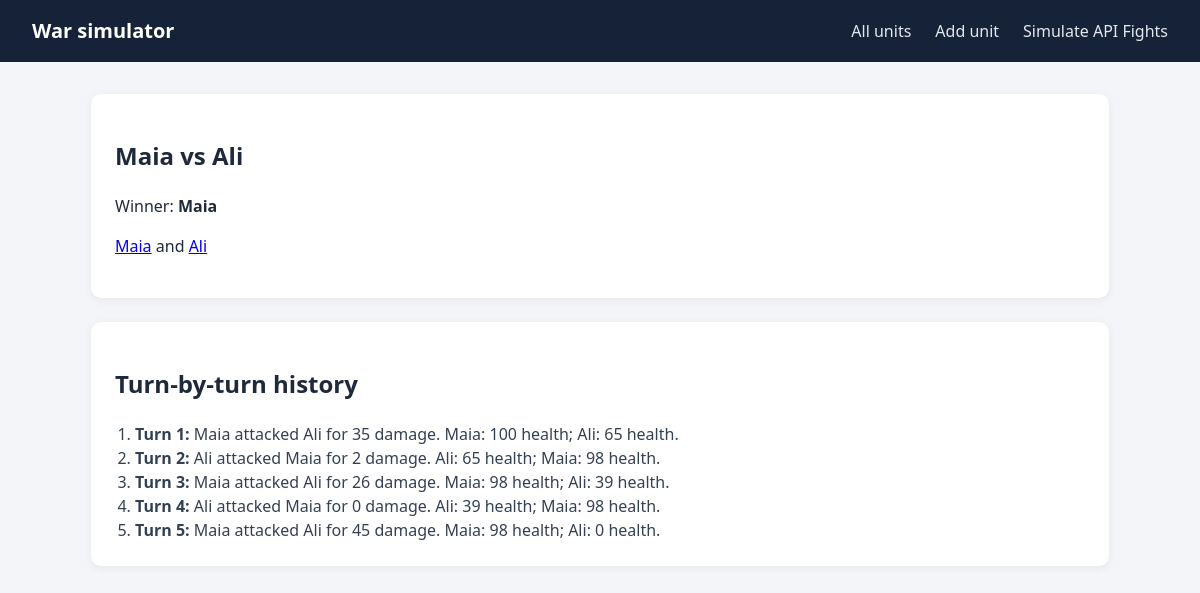
/fight/1/, run on the app's committed database.
### units/models.py (models this page shows, shortened)
class Fight(models.Model):
    external_fight_id = models.PositiveIntegerField(unique=True, null=True, blank=True)
    first_fighter = models.ForeignKey(Fighter, on_delete=models.PROTECT, related_name="fights_started")
    second_fighter = models.ForeignKey(Fighter, on_delete=models.PROTECT, related_name="fights_received")
    winner = models.ForeignKey(
        Fighter, null=True, blank=True, on_delete=models.SET_NULL, related_name="won_fights"
    )
    is_stalemate = models.BooleanField(default=False)
    is_simulated = models.BooleanField(default=True)
    created_at = models.DateTimeField(auto_now_add=True)
    class Meta:
        ordering = ["external_fight_id", "-created_at", "-pk"]

class Fighter(models.Model):
    class UnitType(models.TextChoices):
        INFANTRY = "infantry", "Infantry"
        CANNON = "cannon", "Cannon"
        CAVALRY = "cavalry", "Cavalry"
        KNIGHT = "knight", "Knight"
    class Team(models.TextChoices):
        BLUE = "blue", "Blue"
        RED = "red", "Red"
    external_id = models.PositiveIntegerField(unique=True, null=True, blank=True)
    name = models.CharField(max_length=100)
    age = models.PositiveSmallIntegerField(null=True, blank=True)
    rank = models.CharField(max_length=32, blank=True, default="")
    unit_type = models.CharField(max_length=16, choices=UnitType.choices)
    team = models.CharField(max_length=8, choices=Team.choices)
    health = models.PositiveSmallIntegerField(
        default=100, validators=[MinValueValidator(0), MaxValueValidator(100)]
    )
    attack_points = models.PositiveSmallIntegerField(
        validators=[MinValueValidator(0), MaxValueValidator(50)]
    )
    profile_image_link = models.URLField()
    class Meta:
        ordering = ["name", "pk"]
        constraints = [
            models.CheckConstraint(
                condition=models.Q(health__gte=0) & models.Q(health__lte=100),
                name="fighter_health_range",
            ),
            models.CheckConstraint(
                condition=models.Q(attack_points__gte=0) & models.Q(attack_points__lte=50),
                name="fighter_attack_range",
            ),
        ]

class FightTurn(models.Model):
    fight = models.ForeignKey(Fight, on_delete=models.CASCADE, related_name="turns")
    turn_number = models.PositiveIntegerField()
    attacker = models.ForeignKey(Fighter, on_delete=models.PROTECT, related_name="attacks_made")
    defender = models.ForeignKey(Fighter, on_delete=models.PROTECT, related_name="attacks_received")
    damage = models.PositiveSmallIntegerField()
    attacker_health = models.PositiveSmallIntegerField()
    defender_health = models.PositiveSmallIntegerField()
    class Meta:
        ordering = ["turn_number"]
        constraints = [models.UniqueConstraint(fields=["fight", "turn_number"], name="unique_turn_per_fight")]

### units/views.py (the view)
# urls.py: path("fight/<int:pk>/", views.fight_detail, name="fight_detail"),
def fight_detail(request, pk):
    fight = get_object_or_404(
        Fight.objects.select_related("first_fighter", "second_fighter", "winner"), pk=pk
    )
    turns = FightTurn.objects.filter(fight=fight).select_related("attacker", "defender")
    return render(request, "units/fight_detail.html", {"fight": fight, "turns": turns})

### units/templates/units/fight_detail.html (shortened to what this page needs)
{% extends "units/base.html" %}
{% block content %}
  <section class="panel">
    <h1>{{ fight.first_fighter.name }} vs {{ fight.second_fighter.name }}</h1>
    {% if fight.is_stalemate %}<p>The fight ended in a stalemate because both fighters have zero attack points.</p>{% else %}<p>Winner: <strong>{{ fight.winner.name }}</strong></p>{% endif %}
    <p><a href="{% url 'units:detail' fight.first_fighter.pk %}">{{ fight.first_fighter.name }}</a> and <a href="{% url 'units:detail' fight.second_fighter.pk %}">{{ fight.second_fighter.name }}</a></p>
  </section>
  <section class="panel">
    <h2>Turn-by-turn history</h2>
    <ol class="turns">
      {% for turn in turns %}<li><strong>Turn {{ turn.turn_number }}:</strong> {{ turn.attacker.name }} attacked {{ turn.defender.name }} for {{ turn.damage }} damage. {{ turn.attacker.name }}: {{ turn.attacker_health }} health; {{ turn.defender.name }}: {{ turn.defender_health }} health.</li>{% empty %}<li>No attacks were made.</li>{% endfor %}
    </ol>
  </section>
{% endblock %}

### units/templates/units/base.html (shortened to what this page needs)
<!DOCTYPE html>
<html lang="en">
<head>
</head>
<body>
  <header>
    <a class="brand" href="{% url 'units:all' %}">War simulator</a>
    <a href="{% url 'units:all' %}">All units</a>
    <a href="{% url 'units:create' %}">Add unit</a>
    <a href="{% url 'units:hard_simulate' %}">Simulate API Fights</a>
  </header>
  <main>
    {% block content %}{% endblock %}
  </main>
</body>
</html>

### units/templates/units/base.html (style rules this page uses)
* { box-sizing: border-box; }
body { margin: 0; font-family: system-ui, -apple-system, Segoe UI, Roboto, sans-serif; background: #f3f5f8; color: #1e293b; line-height: 1.5; }
header { background: #162238; color: #fff; padding: 1rem 2rem; display: flex; align-items: center; gap: 1.5rem; }
header a { color: #e2e8f0; text-decoration: none; font-weight: 500; }
header .brand { font-size: 1.25rem; font-weight: 700; color: #fff; margin-right: auto; }
main { max-width: 1050px; margin: 2rem auto; padding: 0 1rem; }
.panel { background: #fff; border-radius: 10px; padding: 1.5rem; margin-bottom: 1.5rem; box-shadow: 0 2px 8px rgba(15, 23, 42, 0.06); }
.turns { margin: 0.5rem 0 0; padding-left: 1.25rem; color: #334155; }

### data on the page
Fight: first_fighter.name "Maia", second_fighter.name "Ali", winner.name "Maia"
FightTurn: turn_number "1", attacker.name "Maia", defender.name "Ali", damage "35", attacker_health "100", defender_health "65"
FightTurn: turn_number "2", attacker.name "Ali", defender.name "Maia", damage "2", attacker_health "65", defender_health "98"
FightTurn: turn_number "3", attacker.name "Maia", defender.name "Ali", damage "26", attacker_health "98", defender_health "39"
FightTurn: turn_number "4", attacker.name "Ali", defender.name "Maia", damage "0", attacker_health "39", defender_health "98"
FightTurn: turn_number "5", attacker.name "Maia", defender.name "Ali", damage "45", attacker_health "98", defender_health "0"
